Frame 1 (no input): blank canvas, image omitted
Frame 60 (the mouse pressed at the canvas centre just before this capture): blank canvas, image omitted
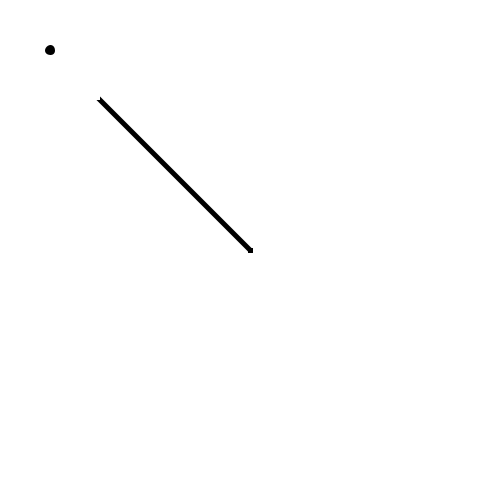
Frame 120 (the mouse held since frame 60 and released just before this capture)

The Processing sketch whose frames 1 and 60 were blank and that drew this single picture after the mouse press (run headless with seeded random() and noise(); from frame 60 on, the mouse is pressed at the canvas centre):

// Processing sketch: week01_6
// ── week01_6.pde
// week01_6_mouseWheel_strokeWeight_?????
// 整合 week01_4 week01_5 讓大小可以mouse wheel改變
float circleSize = 5; // 小一點點
void setup() {
  size(500, 500);
  background(255);
}

void draw() {
  strokeWeight(circleSize); // 把剛剛的圓, 當成筆的大小
  if (mousePressed) { // mouse按下去, 有兩種可能
    if (mouseButton==LEFT) stroke(0); // 畫黑線
    if (mouseButton==RIGHT) stroke(255); // 用白色清掉
    line(mouseX, mouseY, pmouseX, pmouseY);
  }

  noStroke();
  rect(0, 0, 100, 100);
  stroke(0);
  strokeWeight(circleSize);
  ellipse(50, 50, circleSize, circleSize);
}

void mouseWheel(MouseEvent e) {
  circleSize = circleSize - e.getCount();
}
